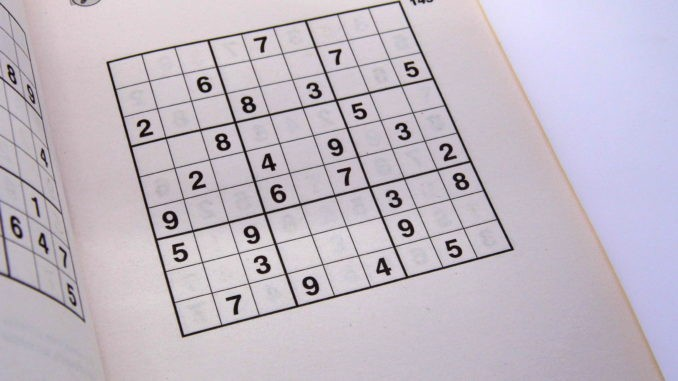
//> input picture sodukusolver/media/soduku.jpeg, 678 x 381 px
$ ./main   (built with g++ and OpenCV 4)
//> lines starting //> are read from the running program, lines starting //| are printed output that depends on the picture; after the words box and inside, x2 and y2 are one past the last pixel; in counts of white or black regions, pixels touching at a corner belong together
### sodukusolver/displaySodukuBoard.hpp
//
//  displaySodukuBoard.hpp
//  sodukusolver
//
//  Created by Amol Budhiraja on 1/26/23.
//

#ifndef displaySodukuBoard_hpp
#define displaySodukuBoard_hpp

using namespace std;

void displaySodokuBoard(vector<vector<char>> &board);

#endif /* displaySodukuBoard_hpp */

### sodukusolver/sodukuSolver.hpp
//
//  sodukuSolver.hpp
//  sodukusolver
//
//  Created by Amol Budhiraja on 1/21/23.
//

#ifndef sodukuSolver_hpp
#define sodukuSolver_hpp

using namespace std;

bool solveSudoku(vector<vector<char>>& board);

#endif /* sodukuSolver_hpp */

### sodukusolver/textClassifier.hpp
//
//  textClassifier.hpp
//  sodukusolver
//
//  Created by Amol Budhiraja on 1/10/23.
//

#ifndef textClassifier_hpp
#define textClassifier_hpp

using namespace std;
using namespace cv;

string classifyTextFromImage(vector<Mat> trainingImages, Mat image);

#endif /* textClassifier_hpp */

### sodukusolver/sodukuBoardDetector.hpp
//
//  sodukuBoardDetector.hpp
//  sodukusolver
//
//  Created by Amol Budhiraja on 1/9/23.
//

#ifndef sodukuBoardDetector_hpp
#define sodukuBoardDetector_hpp

using namespace cv;
using namespace std;

vector<Mat> sodukuBoardDetector(Mat sodukuBoardImage);

#endif /* sodukuBoardDetector_hpp */

### sodukusolver/textClassifier.cpp
//
//  textClassifier.cpp
//  sodukusolver
//
//  Created by Amol Budhiraja on 1/10/23.
//

#include <string>
#include <tesseract/baseapi.h>
#include <leptonica/allheaders.h>
#include <ctype.h>
#include<stdio.h>
#include <opencv2/opencv.hpp>
#include <opencv2/ml.hpp>
#include <opencv2/imgcodecs.hpp>
#include <opencv2/highgui.hpp>
#include <opencv2/dnn.hpp>
#include <opencv2/objdetect.hpp>
#include <opencv2/imgproc.hpp>
#include "sodukuBoardDetector.hpp"
#include "textClassifier.hpp"

using namespace std;
using namespace cv;
using namespace cv::ml;
using namespace tesseract;

/** Return the labels of the train image where 0 represents an empty box and 1 represents a filled box (contains a number). */
vector<int> getLabels() {
    vector<int> trainImageLabels;
    vector<int> trainLabels1 = {0, 0, 0, 0, 1, 1, 1, 0, 0, 0, 0, 0, 0, 0, 0, 1, 1, 1, 0, 0, 0, 0, 0, 1, 0, 1, 0, 0, 1, 0, 0, 0, 1, 1, 0, 0, 1, 0, 0, 1, 0, 1, 0, 0, 1, 0, 0, 1, 1, 0, 0, 0, 1, 0, 0, 1, 0, 1, 0, 0, 0, 0, 0, 1, 1, 1, 0, 0, 0, 0, 0, 0, 0, 0, 1, 1, 1, 0, 0, 0, 0};
    vector<int> trainLabels2 = {1, 0, 1, 0, 0, 1, 0, 0, 0, 1, 1, 0, 0, 0, 0, 0, 1, 1, 1, 1, 1, 1, 0, 0, 0, 0, 1, 1, 1, 0, 0, 1, 0, 1, 1, 0, 0, 1, 0, 1, 1, 1, 0, 0, 0, 0, 1, 0, 0, 1, 1, 0, 0, 1, 1, 0, 0, 0, 0, 1, 1, 1, 1, 1, 1, 0, 0, 0, 0, 0, 1, 1, 0, 0, 0, 1, 0, 0, 1, 0, 1};
    vector <int> trainLabels3 = {0, 0, 0, 0, 1, 0, 0, 0, 0, 0, 1, 0, 1, 0, 1, 0, 1, 0, 0, 0, 1, 1, 0, 1, 1, 0, 0, 0, 1, 1, 0, 0, 0, 1, 1, 0, 1, 0, 0, 0, 0, 0, 0, 0, 1, 0, 1, 1, 0, 0, 0, 1, 1, 0, 0, 0, 1, 1, 0, 1, 1, 0, 0, 0, 1, 0, 1, 0, 1, 0, 1, 0, 0, 0, 0, 0, 1, 0, 0, 0, 0};
    vector <int> trainLabels4 = {0, 1, 0, 0, 0, 1, 1, 1, 0, 1, 1, 0, 1, 0, 0, 1, 1, 0, 0, 0, 1, 0, 0, 0, 0, 0, 1, 0, 0, 0, 1, 0, 0, 0, 0, 1, 0, 1, 0, 1, 0, 1, 0, 1, 0, 1, 0, 0, 0, 0, 1, 0, 0, 0, 1, 0, 0, 0, 0, 0, 1, 0, 0, 0, 1, 1, 0, 0, 1, 0, 1, 1, 0, 1, 1, 1, 0, 0, 0, 1, 0};
    trainImageLabels.insert(trainImageLabels.end(), trainLabels1.begin(), trainLabels1.end());
    trainImageLabels.insert(trainImageLabels.end(), trainLabels2.begin(), trainLabels2.end());
    trainImageLabels.insert(trainImageLabels.end(), trainLabels3.begin(), trainLabels3.end());
    trainImageLabels.insert(trainImageLabels.end(), trainLabels4.begin(), trainLabels4.end());
    return trainImageLabels;
}

/** Create and return the KNN classifier used to classify the digits from the images of digits. */
Ptr<ml::KNearest> getKNNClassifier(vector<Mat> trainingImages, vector<int> labels) {
    Ptr<ml::KNearest> knn = ml::KNearest::create();
    vector<Mat> flattened_training_images;
    for(Mat img: trainingImages){
        Mat flat = img.clone();
        flat.convertTo(flat, CV_32F);
        flat = flat.reshape(1,1);
        flattened_training_images.push_back(flat);
    }
    Mat training_data;
    Mat labels_mat;
    for(int i=0; i<flattened_training_images.size(); i++){
        Mat img = flattened_training_images[i].clone();
        img.convertTo(img, CV_32F);
        img.reshape(1, img.rows);
        training_data.push_back(img);
        labels_mat.push_back(labels[i]);
    }
    knn->train(training_data, ml::ROW_SAMPLE, labels_mat);
    return knn;
}

/** Pre-process the training images to ensure that its size and number of channels match the training data. */
vector<Mat> processTrainImages(vector<Mat> trainingImages) {
    vector<Mat> processedTrainingImages;
    for (Mat image: trainingImages) {
        blur(image, image, Size(3, 3));
        cvtColor(image, image, COLOR_BGRA2GRAY);
        image.convertTo(image, CV_32F);
        image = image.reshape(1,1);
        processedTrainingImages.push_back(image);
    }
    return processedTrainingImages;
}


/** Pre-process the test image to ensure that its size and number of channels match the training data. */
Mat processTestImage(Mat imageClassify, vector<Mat> trainingImages) {
    cvtColor(imageClassify, imageClassify, COLOR_BGR2GRAY);
    blur(imageClassify, imageClassify, Size(3, 3));
    Mat processedTestImage = imageClassify.clone();
    processedTestImage.convertTo(processedTestImage, CV_32F);
    processedTestImage = processedTestImage.reshape(1,1);
    resize(processedTestImage, processedTestImage, Size(trainingImages[0].cols, trainingImages[0].rows));
    return processedTestImage;
}


/** Classify the text in the image using a KNN (K-Nearest Neighbors Classifier). 1:  Filled Box. (With number), 0: Empty Box. */
int classifyBoxType(vector<Mat> trainingImages, Mat imageClassify) {
    vector<int> trainLabels = getLabels();
    vector<Mat> processedTrainingImages = processTrainImages(trainingImages);
    Ptr<ml::KNearest> knn = getKNNClassifier(processedTrainingImages, trainLabels);
    knn->setIsClassifier(true);
    Mat processedTestImage = processTestImage(imageClassify, processedTrainingImages);
    Mat results;
    int boxType = knn->findNearest(processedTestImage, 3, results);
    return boxType;
}


/** Using the Tesseract OCR Library classify the digit in filled soduku board boxes. */
string classifyTextFromImage(vector<Mat> trainingImages, Mat image) {
    int boxType = classifyBoxType(trainingImages, image);
    Ptr<TessBaseAPI> ocr = new TessBaseAPI();
    ocr->Init(NULL, "eng", tesseract::OEM_LSTM_ONLY);
    ocr->SetPageSegMode(tesseract::PSM_SINGLE_CHAR);
    ocr->SetImage(image.data, image.cols, image.rows, 3, (int) image.step);
    string imageText = string(ocr->GetUTF8Text());
    ocr ->End();
    if (boxType == 0 || !isdigit(imageText[0])) {
        return ".";
    }
    return imageText;
}

### sodukusolver/sodukuBoardDetector.cpp
//
//  sodukuBoardDetector.cpp
//  sodukusolver
//
//  Created by Amol Budhiraja on 1/9/23.
//

#include <iostream>
#include <opencv2/imgcodecs.hpp>
#include <opencv2/highgui.hpp>
#include <opencv2/imgproc.hpp>
#include "sodukuBoardDetector.hpp"
#include <tesseract/baseapi.h>
#include <leptonica/allheaders.h>
#include <opencv2/text/ocr.hpp>
#include "textClassifier.hpp"

using namespace std;
using namespace cv;
using namespace tesseract;

/** Find the points of the largest area contour. */
vector<Point> getLargestContour(Mat image) {
    vector<vector<Point>> contours;
    vector<Vec4i> hierarchy;
    findContours(image, contours, hierarchy, RETR_EXTERNAL, CHAIN_APPROX_SIMPLE);
    vector<vector<Point>> conPoly(contours.size());
    vector<Rect> boundRect(contours.size());
    vector<Point> biggest;
    int maxArea=0;
    for (int i = 0; i < contours.size(); i++) {
        int area = contourArea(contours[i]);
        float peri = arcLength(contours[i], true);
        approxPolyDP(contours[i], conPoly[i], 0.05 * peri, true);
        if (area > maxArea && conPoly[i].size() == 4) {
                biggest = {conPoly[i][0], conPoly[i][1], conPoly[i][2], conPoly[i][3]};
                maxArea = area;
            }
        }
    return biggest;
}

/** Draw points and numbers in an image. */
// [7 lines left out: function drawPoints, not called in this run]

/** Re order the points of the contour. */
vector<Point> reorder(vector<Point> points) {
    vector<Point> newPoints;
    vector<int> sumPoints, subPoints;
    for (int i = 0; i < 4; i++) {
        sumPoints.push_back(points[i].x + points[i].y);
        subPoints.push_back(points[i].x - points[i].y);
    }
    newPoints.push_back(points[min_element(sumPoints.begin(), sumPoints.end()) - sumPoints.begin()]); // 0
    newPoints.push_back(points[max_element(subPoints.begin(), subPoints.end()) - subPoints.begin()]); // 1
    newPoints.push_back(points[min_element(subPoints.begin(), subPoints.end()) - subPoints.begin()]); // 2
    newPoints.push_back(points[max_element(sumPoints.begin(), sumPoints.end()) - sumPoints.begin()]); // 3
    return newPoints;
}

/** Warp the image. */
Mat getWarp(Mat img, vector<Point> points, float w, float h) {
    Point2f src[4] = {points[0], points[1], points[2], points[3]};
    Point2f dst[4] = {{0.0f, 0.0f}, {w, 0.0f}, {0.0f, h}, {w, h}};
    Mat matrix = getPerspectiveTransform(src, dst);
    Mat imgWarpP2;
    warpPerspective(img, imgWarpP2, matrix, Point(w, h));
    for (int i = 0; i < 4; i++) {
        circle(img, src[i], 10, Scalar(0, 0, 225), FILLED); // Puts a circle at the selected points.
    }
    return imgWarpP2;
}

/** Crop out the Soduku Board from the Image. */
Mat getSodukuBoard(Mat sodukuBoardImage) {
    Mat sodukuBoardProcessed;
    GaussianBlur(sodukuBoardImage, sodukuBoardImage, Size(3, 3), 3);
    sodukuBoardImage.convertTo(sodukuBoardImage, CV_8UC1);
    Canny(sodukuBoardImage, sodukuBoardProcessed, 30, 80);
    Mat imgCanny = sodukuBoardProcessed;
    Mat kernel = getStructuringElement(MORPH_RECT, Size(3, 3));
    dilate(sodukuBoardProcessed, sodukuBoardProcessed, kernel);
    vector<Point> initialPoints = getLargestContour(sodukuBoardProcessed);
    vector<Point> boardPoints = reorder(initialPoints);
    sodukuBoardProcessed = getWarp(sodukuBoardImage, boardPoints, 700, 700);
    return sodukuBoardProcessed;
}

/** Detect and return a matrix version of the Soduku Board from the given image. */
vector<Mat> sodukuBoardDetector(Mat sodukuBoardImage) {
    Mat sodukuBoardCropped = getSodukuBoard(sodukuBoardImage);
    vector<Mat> boxes;
       for(int i = 0; i < 9; i++) {
           for(int j = 0; j < 9; j++) {
               int x = i * sodukuBoardCropped.cols / 9;
               int y = j * sodukuBoardCropped.rows / 9;
               Mat box = sodukuBoardCropped(Rect(x, y, (sodukuBoardCropped.cols / 9), (sodukuBoardCropped.rows / 9)));
               Mat boxCropped = box(Rect(11, 12, 57, 63));
               boxes.push_back(boxCropped);
           }
       }
    return boxes;
}

### sodukusolver/main.cpp
//
//  main.cpp
//  sodukusolver
//
//  Created by Amol Budhiraja on 1/9/23.
//

#include <iostream>
#include <opencv2/imgcodecs.hpp>
#include <opencv2/highgui.hpp>
#include <opencv2/imgproc.hpp>
#include <opencv2/objdetect.hpp>
#include "sodukuBoardDetector.hpp"
#include "textClassifier.hpp"
#include "sodukuSolver.hpp"
#include "displaySodukuBoard.hpp"

using namespace cv;
using namespace std;

/** Print a string representation of soduku board, BOARD. */
void printSodukuBoard(vector<vector<char>> board) {
    for (int i = 0; i < 9; i++) {
        for (int j = 0; j < 9; j++) {
            cout << board.at(i).at(j) << endl;
        }
    }
}

/** Main Function. */
int main() {
    Mat sodukuBoardImage = imread("/Users/abudhiraja/Documents/sodukusolver/sodukusolver/media/soduku.jpeg");
//> sodukuBoardImage is the input picture: 381 rows x 678 cols, CV_8UC3; mean B, G, R 195.9, 185, 193.4
    Mat trainingImage1 = imread("/Users/abudhiraja/Documents/sodukusolver/sodukusolver/media/sodukutrain1.png");
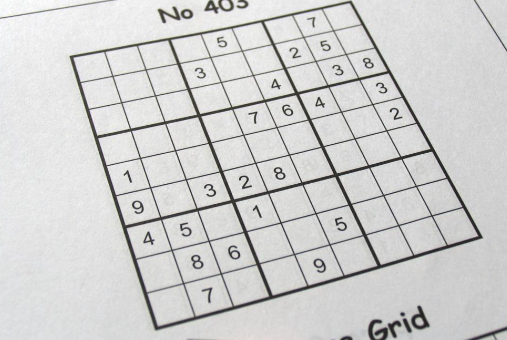
//> input picture sodukusolver/media/sodukutrain1.png, 507 x 340 px
//> trainingImage1 is the input picture: 340 rows x 507 cols, CV_8UC3; mean B, G, R 207, 207.8, 207.7
    Mat trainingImage2 = imread("/Users/abudhiraja/Documents/sodukusolver/sodukusolver/media/sodukutrain4.png");
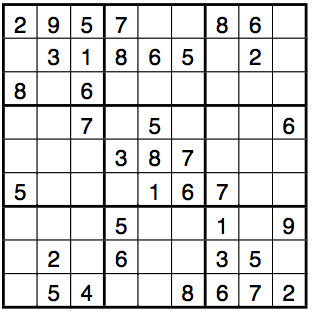
//> input picture sodukusolver/media/sodukutrain4.png, 312 x 312 px
//> trainingImage2 is the input picture: 312 rows x 312 cols, CV_8UC3; mean B, G, R 218.8, 218.7, 218.8
    Mat trainingImage3 = imread("/Users/abudhiraja/Documents/sodukusolver/sodukusolver/media/sodukutrain5.png");
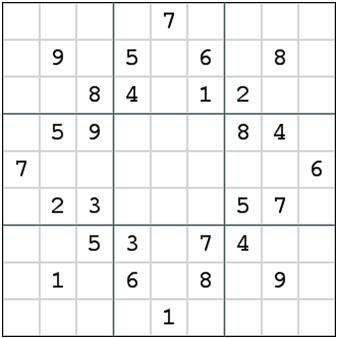
//> input picture sodukusolver/media/sodukutrain5.png, 337 x 338 px
//> trainingImage3 is the input picture: 338 rows x 337 cols, CV_8UC3; mean B, G, R 239.7, 239.8, 239.2
    Mat trainingImage4 = imread("/Users/abudhiraja/Documents/sodukusolver/sodukusolver/media/sodukutrain6.png");
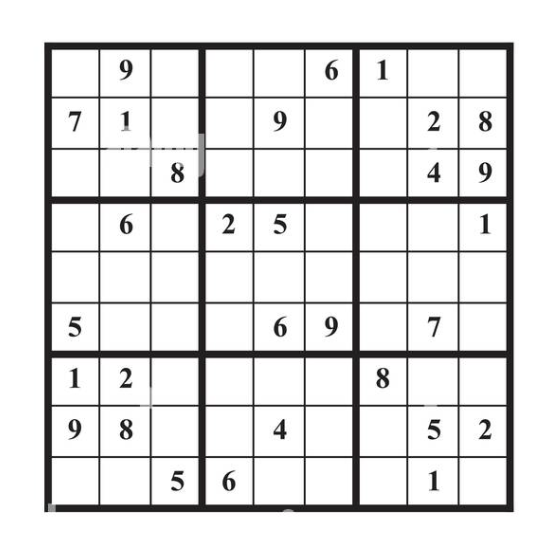
//> input picture sodukusolver/media/sodukutrain6.png, 560 x 546 px
//> trainingImage4 is the input picture: 546 rows x 560 cols, CV_8UC3; mean B, G, R 225.2, 225.1, 225.4
    vector<Mat> boxes = sodukuBoardDetector(sodukuBoardImage);
//> in getSodukuBoard, `Canny(sodukuBoardImage, sodukuBoardProcessed, 30, 80);`: sodukuBoardProcessed: 381 rows x 678 cols, CV_8UC1; 7% white in thin lines or dots
//> in getSodukuBoard, `dilate(sodukuBoardProcessed, sodukuBoardProcessed, kernel);`:
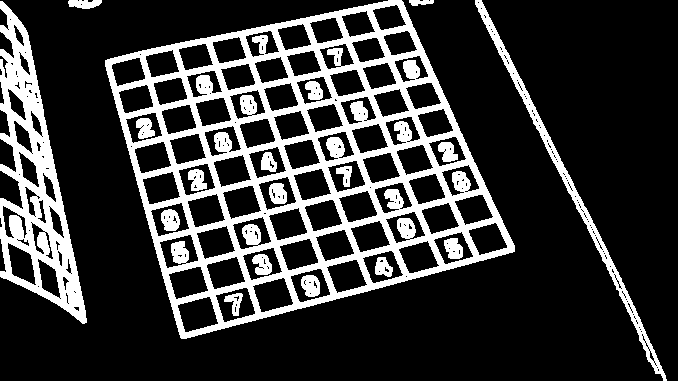
//> sodukuBoardProcessed: 381 rows x 678 cols, CV_8UC1; 21.6% white; 18 white regions
//> in getLargestContour, `findContours(image, contours, hierarchy, RETR_EXTERNAL, CHAIN_APPROX_S..`: contours = 5 contours; box (x1, y1, x2, y2) and area: (105, 0, 515, 339) 91456, (0, 1, 87, 324) 13206, (475, 0, 667, 381) 3086, (68, 0, 102, 9) 196, (409, 0, 434, 6) 83
//> in getLargestContour, `vector<vector<Point>> conPoly(contours.size());`: conPoly = 5 empty contours
//> the loop in getLargestContour, `for (int i = 0; i < contours.size(); i++)` made 5 passes
//> (area, peri, biggest, maxArea) on pass 4: (91456, 1297.2, 4 Points (x, y): [401, 0], [105, 60], [181, 338], [514, 251], 91456)
//> (area, peri) on passes 1, 2, 3, 5: (13206, 965.6), (3086, 927.6), (83, 58.14), (196, 80.87)
//> after the loop in getLargestContour, `for (int i = 0; i < contours.size(); i++)`: maxArea = 91456
//> in getSodukuBoard, `vector<Point> initialPoints = getLargestContour(sodukuBoardProcessed);`: initialPoints = 4 Points (x, y): [401, 0], [105, 60], [181, 338], [514, 251]
//> in reorder, `newPoints.push_back(points[min_element(sumPoints.begin(), sumPoints.en..`: newPoints = 1 Point (x, y): [105, 60]
//> in reorder, `newPoints.push_back(points[max_element(subPoints.begin(), subPoints.en..`: newPoints = 2 Points (x, y): [105, 60], [401, 0]
//> in reorder, `newPoints.push_back(points[min_element(subPoints.begin(), subPoints.en..`: newPoints = 3 Points (x, y): [105, 60], [401, 0], [181, 338]
//> in reorder, `newPoints.push_back(points[max_element(sumPoints.begin(), sumPoints.en..`: newPoints = 4 Points (x, y): [105, 60], [401, 0], [181, 338], [514, 251]
//> in getSodukuBoard, `vector<Point> boardPoints = reorder(initialPoints);`: boardPoints has the same summary as newPoints in reorder
//> in getWarp, `Point2f src[4] = {points[0], points[1], points[2], points[3]};`: src has the same summary as newPoints in reorder
//> in getWarp, `Mat matrix = getPerspectiveTransform(src, dst);`: matrix = [[2.17, -0.592, -191.9], [0.572, 2.82, -229.3], [-8.33e-05, 0.000585, 1]]
//> after the loop in getWarp, `for (int i = 0; i < 4; i++)`: img: 381 rows x 678 cols, CV_8UC3; mean B, G, R 195.1, 184.2, 193.6
    vector<Mat> trainingImages;
    vector<Mat> trainingImages1 = sodukuBoardDetector(trainingImage1);
//> in getSodukuBoard (call 2), `Canny(sodukuBoardImage, sodukuBoardProcessed, 30, 80);`: sodukuBoardProcessed: 340 rows x 507 cols, CV_8UC1; 8.2% white in thin lines or dots
//> in getSodukuBoard (call 2), `dilate(sodukuBoardProcessed, sodukuBoardProcessed, kernel);`:
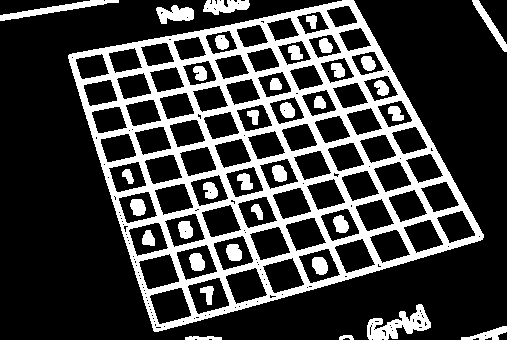
//> sodukuBoardProcessed: 340 rows x 507 cols, CV_8UC1; 24.8% white; 35 white regions
//> in getLargestContour (call 2), `findContours(image, contours, hierarchy, RETR_EXTERNAL, CHAIN_APPROX_S..`: contours = 9 contours; largest, box (x1, y1, x2, y2) and area: (68, 0, 484, 332) 88052, (367, 304, 431, 340) 1012, (0, 0, 119, 21) 566, (156, 5, 194, 24) 420, (203, 0, 250, 15) 419
//> the loop in getLargestContour (call 2), `for (int i = 0; i < contours.size(); i++)` made 9 passes
//> (area, peri, biggest, maxArea) on passes 5, 7: (420, 117.3, 4 Points (x, y): [156, 8], [161, 23], [193, 18], [188, 7], 420), (88052, 1278.8, 4 Points (x, y): [353, 0], [68, 55], [154, 331], [482, 239], 88052)
//> (area, peri) on passes 1, 2, 3, 4, 6, 8: (83, 80.14), (38, 35.31), (235, 114.5), (1012, 264.4), (345, 134.9), (419, 147.7)
//> in getSodukuBoard (call 2), `vector<Point> initialPoints = getLargestContour(sodukuBoardProcessed);`: initialPoints = 4 Points (x, y): [353, 0], [68, 55], [154, 331], [482, 239]
//> in getSodukuBoard (call 2), `vector<Point> boardPoints = reorder(initialPoints);`: boardPoints = 4 Points (x, y): [68, 55], [353, 0], [154, 331], [482, 239]
//> after the loop in getWarp (call 2), `for (int i = 0; i < 4; i++)`: img: 340 rows x 507 cols, CV_8UC3; mean B, G, R 205.8, 206.6, 207.9
    vector<Mat> trainingImages2 = sodukuBoardDetector(trainingImage2);
//> in getSodukuBoard (call 3), `Canny(sodukuBoardImage, sodukuBoardProcessed, 30, 80);`: sodukuBoardProcessed: 312 rows x 312 cols, CV_8UC1; 14.6% white in thin lines or dots
//> in getSodukuBoard (call 3), `dilate(sodukuBoardProcessed, sodukuBoardProcessed, kernel);`: sodukuBoardProcessed: 312 rows x 312 cols, CV_8UC1; 42.5% white; 31 white regions
//> in getLargestContour (call 3), `findContours(image, contours, hierarchy, RETR_EXTERNAL, CHAIN_APPROX_S..`: contours = 1 contour; box (x1, y1, x2, y2) and area: (0, 2, 309, 310) 94553
//> after the loop in getWarp (call 3), `for (int i = 0; i < 4; i++)`: img: 312 rows x 312 cols, CV_8UC3; mean B, G, R 217.8, 217.8, 219
//> after the loop in sodukuBoardDetector (call 3), `for(int i = 0; i < 9; i++)`: boxes[1]: 63 rows x 57 cols, CV_8UC3; values 242 (black) and 255 (white), 98.2% white; black in thin lines or dots, all inside (x1, y1, x2, y2) = (0, 0, 1, 63)
    vector<Mat> trainingImages3 = sodukuBoardDetector(trainingImage3);
//> in getSodukuBoard (call 4), `Canny(sodukuBoardImage, sodukuBoardProcessed, 30, 80);`: sodukuBoardProcessed: 338 rows x 337 cols, CV_8UC1; 12.1% white in thin lines or dots
//> in getSodukuBoard (call 4), `dilate(sodukuBoardProcessed, sodukuBoardProcessed, kernel);`: sodukuBoardProcessed: 338 rows x 337 cols, CV_8UC1; 36.1% white; 29 white regions
//> in getLargestContour (call 4), `findContours(image, contours, hierarchy, RETR_EXTERNAL, CHAIN_APPROX_S..`: contours = 1 contour; box (x1, y1, x2, y2) and area: (0, 0, 337, 338) 112074
//> after the loop in getWarp (call 4), `for (int i = 0; i < 4; i++)`: img: 338 rows x 337 cols, CV_8UC3; mean B, G, R 238.6, 238.7, 238.8
//> after the loop in sodukuBoardDetector (call 4), `for(int i = 0; i < 9; i++)`:
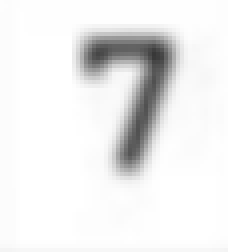
//> boxes[4]: 63 rows x 57 cols, CV_8UC3 (shown 4 times larger); min 56, max 255, mean 237
    vector<Mat> trainingImages4 = sodukuBoardDetector(trainingImage4);
//> in getLargestContour (call 5), `findContours(image, contours, hierarchy, RETR_EXTERNAL, CHAIN_APPROX_S..`: contours = 1 contour; box (x1, y1, x2, y2) and area: (43, 41, 515, 514) 222287
    trainingImages.insert(trainingImages.end(), trainingImages1.begin(), trainingImages1.end());
    trainingImages.insert(trainingImages.end(), trainingImages2.begin(), trainingImages2.end());
    trainingImages.insert(trainingImages.end(), trainingImages3.begin(), trainingImages3.end());
    trainingImages.insert(trainingImages.end(), trainingImages4.begin(), trainingImages4.end());
    vector<char> parsedSodukuString;
    for (Mat box: boxes) {
//> (the run ends here: the program needs code that is not available in this run, at `Ptr<TessBaseAPI> ocr = new TessBaseAPI();`)
